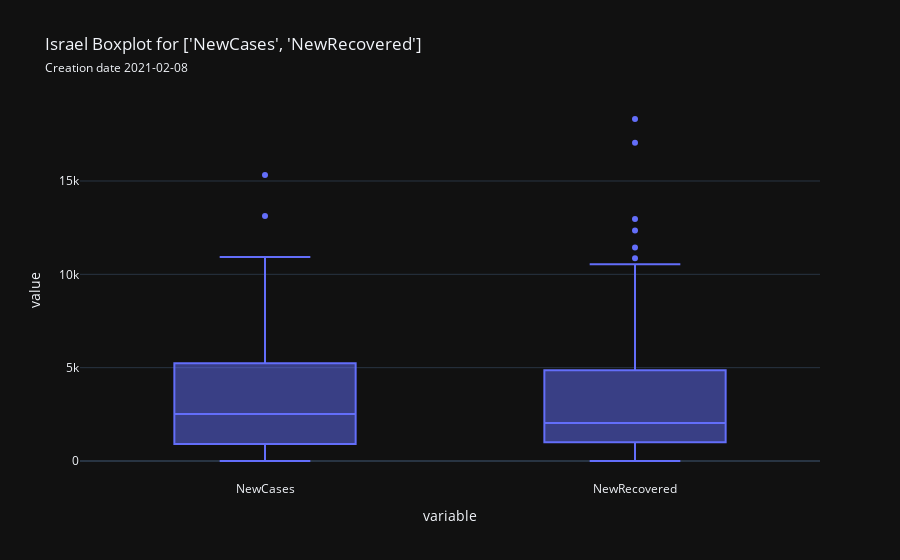

Here is the notebook cell this chart was saved with:
### Code cell
measures = ['NewCases','NewRecovered']
country.boxplot(measures, save=True)

### Figure 1 — Plotly figure (JSON) as saved in the notebook; plotly's stock layout.template omitted (floating-point values rounded to 4 significant figures; data arrays with more than 128 entries replaced by an {"elided": "..."} marker saying what was removed)
{"data": [{"alignmentgroup": "True", "hovertemplate": "variable=%{x}<br>value=%{y}<extra></extra>", "legendgroup": "", "marker": {"color": "#636efa"}, "name": "", "notched": false, "offsetgroup": "", "orientation": "v", "quartilemethod": "exclusive", "showlegend": false, "type": "box", "x": {"elided": "348 str values"}, "x0": " ", "xaxis": "x", "y": {"elided": "348 float values"}, "y0": " ", "yaxis": "y"}], "layout": {"boxmode": "group", "legend": {"tracegroupgap": 0}, "title": {"text": "Israel Boxplot for ['NewCases', 'NewRecovered']<br><span style='font-size: 12px;'>Creation date 2021-02-08</span>"}, "xaxis": {"anchor": "y", "domain": [0.0, 1.0], "title": {"text": "variable"}}, "yaxis": {"anchor": "x", "domain": [0.0, 1.0], "title": {"text": "value"}}}}
